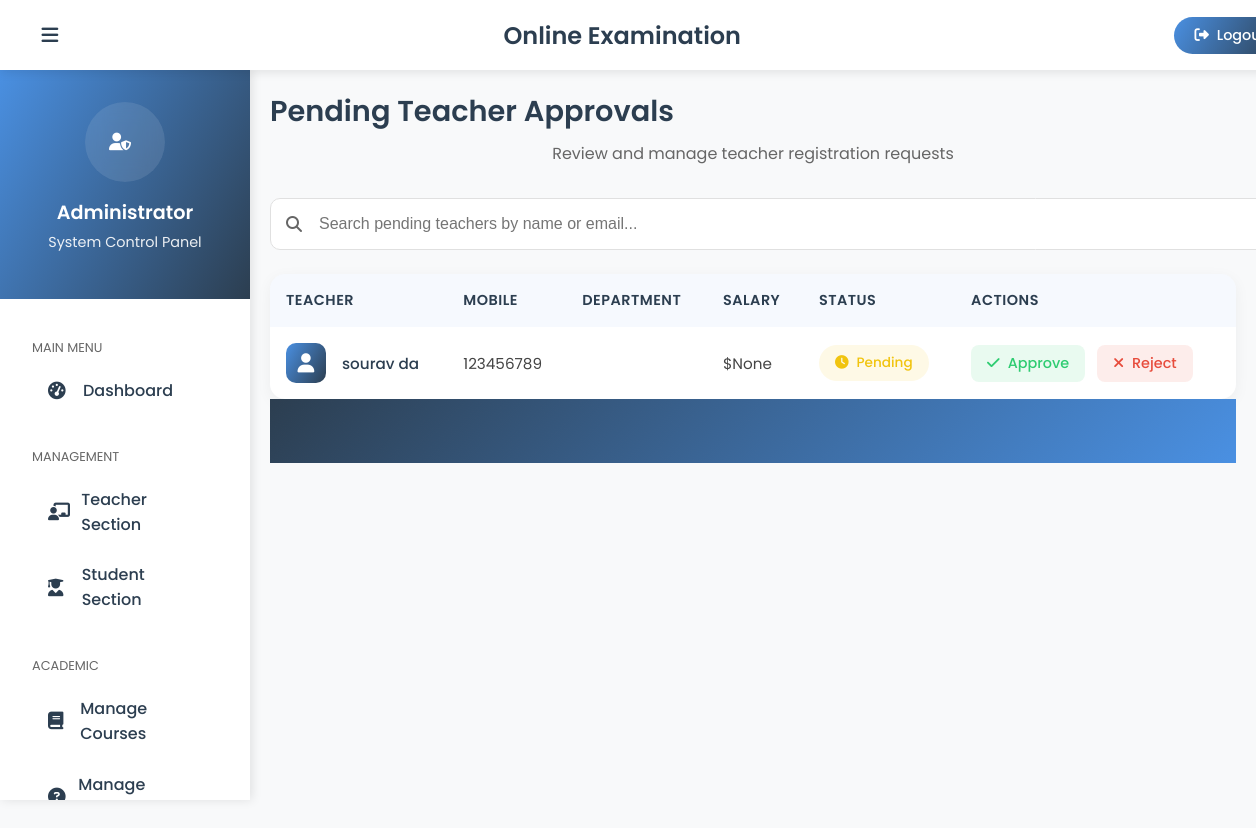
Screenshot of /admin-view-pending-teacher (signed in) with the database file from the repository.
### teacher/models.py (models this page shows, shortened)
class Teacher(models.Model):
    user=models.OneToOneField(User,on_delete=models.CASCADE)  # Links to Django's built-in User model
    profile_pic= models.ImageField(upload_to='profile_pic/Teacher/',null=True,blank=True)  # Stores teacher's profile picture
    address = models.CharField(max_length=40)
    mobile = models.CharField(max_length=20,null=False)
    status= models.BooleanField(default=False)  # Tracks if teacher is approved by admin
    salary=models.PositiveIntegerField(null=True)  # Teacher's salary set by admin
    @property
    def get_name(self):
        return self.user.first_name+" "+self.user.last_name  # Returns teacher's full name

### exam/views.py (the view)
# urls.py: path('admin-view-pending-teacher', views.admin_view_pending_teacher_view,name='admin-view-pending-teacher'),
@login_required(login_url='adminlogin')
def admin_view_pending_teacher_view(request):
    teachers= teacher_models.Teacher.objects.all().filter(status=False)
    return render(request,'exam/admin_view_pending_teacher.html',{'teachers':teachers})

### templates/exam/admin_view_pending_teacher.html (shortened to what this page needs)
{% extends 'exam/adminbase.html' %}
{% block content %}
<div class="page-header">
  <h1 class="page-title">Pending Teacher Approvals</h1>
  <p class="page-subtitle">Review and manage teacher registration requests</p>
</div>
<div class="search-bar">
  <i class="fas fa-search search-icon"></i>
  <input type="text" class="search-input" placeholder="Search pending teachers by name or email..." id="teacherSearch">
</div>
<div class="teacher-list">
  <table>
    <thead>
      <tr>
        <th>Teacher</th>
        <th>Mobile</th>
        <th>Department</th>
        <th>Salary</th>
        <th>Status</th>
        <th>Actions</th>
      </tr>
    </thead>
    <tbody>
      {% if teachers %}
        {% for t in teachers %}
        <tr>
          <td>
            <div class="teacher-info">
              <div class="teacher-avatar">
                <i class="fas fa-user"></i>
              </div>
              <div>
                <h4 class="teacher-name">{{t.get_name}}</h4>
              </div>
            </div>
          </td>
          <td>{{t.mobile}}</td>
          <td>{{t.department}}</td>
          <td>${{t.salary}}</td>
          <td>
            <span class="status-badge status-pending">
              <i class="fas fa-clock"></i>
              Pending
            </span>
          </td>
          <td class="action-cell">
            <a href="{% url 'approve-teacher' t.id %}" class="action-btn btn-approve">
              <i class="fas fa-check"></i>
              Approve
            </a>
            <a href="{% url 'reject-teacher' t.id %}" class="action-btn btn-reject">
              <i class="fas fa-times"></i>
              Reject
            </a>
          </td>
        </tr>
        {% endfor %}
      {% endif %}
    </tbody>
  </table>
</div>
{% endblock content %}

### templates/exam/adminbase.html (style rules this page uses)
:root { --primary-color: #4a90e2; --primary-rgb: 74, 144, 226; --secondary-color: #2c3e50; --accent-color: #e74c3c; --success-color: #2ecc71; --warning-color: #f1c40f; --text-color: #333; --light-bg: #f8f9fa; }
body { margin: 0; padding: 0; font-family: 'Poppins', sans-serif; background-color: var(--light-bg); }

### templates/exam/admin_view_pending_teacher.html (style rules this page uses)
.teacher-list { background: white; border-radius: 15px; box-shadow: 0 4px 15px rgba(0, 0, 0, 0.05); overflow: hidden; }
.page-header { margin-bottom: 2rem; }
.page-title { font-size: 1.8rem; font-weight: 600; color: var(--secondary-color); margin: 0 0 0.5rem; }
.page-subtitle { font-size: 1rem; color: #666; margin: 0; }
.search-bar { margin-bottom: 1.5rem; position: relative; }
.search-input { width: 100%; padding: 1rem 1rem 1rem 3rem; border: 1px solid #e0e0e0; border-radius: 10px; font-size: 1rem; transition: all 0.3s ease; }
.search-icon { position: absolute; left: 1rem; top: 50%; transform: translateY(-50%); color: #666; }
table { width: 100%; border-collapse: separate; border-spacing: 0; }
th { background: rgba(var(--primary-rgb), 0.05); color: var(--secondary-color); font-weight: 600; text-align: left; padding: 1rem; font-size: 0.9rem; text-transform: uppercase; letter-spacing: 0.5px; }
td { padding: 1rem; border-bottom: 1px solid #f0f0f0; color: #444; font-size: 0.95rem; }
tr:last-child td { border-bottom: none; }
.teacher-info { display: flex; align-items: center; gap: 1rem; }
.teacher-avatar { width: 40px; height: 40px; border-radius: 10px; background: linear-gradient(120deg, var(--primary-color), var(--secondary-color)); display: flex; align-items: center; justify-content: center; color: white; font-size: 1.2rem; }
.teacher-name { font-weight: 500; color: var(--secondary-color); margin: 0; }
.status-badge { display: inline-flex; align-items: center; gap: 0.5rem; padding: 0.5rem 1rem; border-radius: 50px; font-size: 0.85rem; font-weight: 500; }
.status-pending { background: rgba(241, 196, 15, 0.1); color: #f1c40f; }
.action-btn { padding: 0.5rem 1rem; border-radius: 8px; font-size: 0.9rem; font-weight: 500; text-decoration: none; transition: all 0.3s ease; display: inline-flex; align-items: center; gap: 0.5rem; margin-right: 0.5rem; }
.btn-approve { background: rgba(46, 204, 113, 0.1); color: #2ecc71; }
.btn-reject { background: rgba(231, 76, 60, 0.1); color: #e74c3c; }
.action-cell { white-space: nowrap; }

### templates/exam/footer.html (style rules this page uses)
p { text-align: center; }

### rows the page displays
Teacher: get_name "sourav da", mobile "123456789", salary "None"
